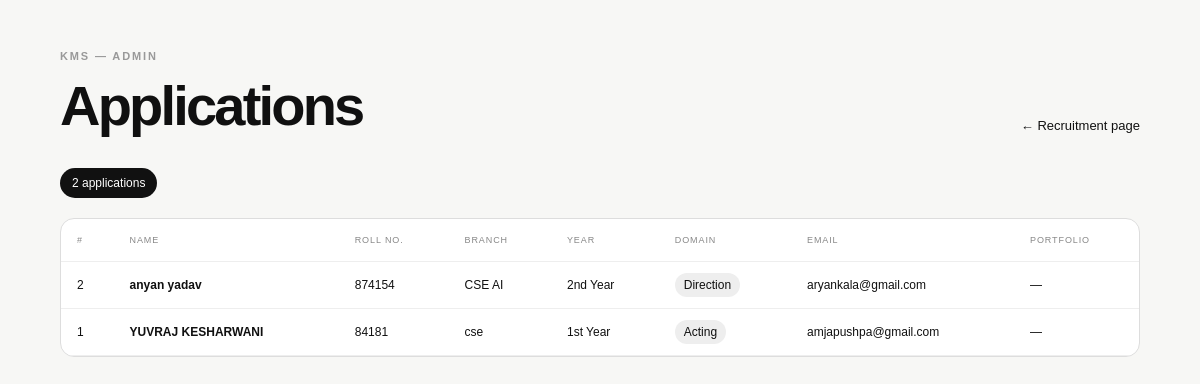
The page /admin on the database its author committed.
### tables this page shows
CREATE TABLE applications (
            id INTEGER PRIMARY KEY AUTOINCREMENT,
            name TEXT NOT NULL,
            roll_no TEXT NOT NULL,
            branch TEXT NOT NULL,
            year TEXT NOT NULL,
            email TEXT NOT NULL,
            phone TEXT NOT NULL,
            domain TEXT NOT NULL,
            reason TEXT NOT NULL,
            experience TEXT,
            portfolio TEXT,
            created_at TIMESTAMP DEFAULT CURRENT_TIMESTAMP
        );

### app.py (the view)
@app.route("/admin")
def admin():
    conn = get_db()
    applications = conn.execute(
        "SELECT * FROM applications ORDER BY id DESC"
    ).fetchall()
    conn.close()
    return render_template("admin.html", applications=applications)

### app.py (called while the page is built)
def get_db():
    os.makedirs("database", exist_ok=True)
    conn = sqlite3.connect(DB_PATH)
    conn.row_factory = sqlite3.Row
    return conn

### templates/admin.html (shortened to what this page needs)
<!doctype html>
<html lang="en">
<head>
<link rel="stylesheet" href="{{ url_for('static', filename='css/style.css') }}">
</head>
<body class="admin-page">
<div class="admin-wrap">
  <div class="admin-head">
    <div>
      <div class="eyebrow">KMS — ADMIN</div>
      <h1>Applications</h1>
    </div>
    <a href="/" class="back-link">← Recruitment page</a>
  </div>
  <div class="admin-stat">{{ applications|length }} application{{ '' if applications|length == 1 else 's' }}</div>
  <div class="table-wrap">
    <table>
      <thead><tr><th>#</th><th>Name</th><th>Roll No.</th><th>Branch</th><th>Year</th><th>Domain</th><th>Email</th><th>Portfolio</th></tr></thead>
      <tbody>
      {% for a in applications %}
        <tr>
          <td>{{ a.id }}</td><td><strong>{{ a.name }}</strong></td><td>{{ a.roll_no }}</td>
          <td>{{ a.branch }}</td><td>{{ a.year }}</td><td><span class="tag">{{ a.domain }}</span></td>
          <td>{{ a.email }}</td>
          <td>{% if a.portfolio %}<a href="{{ a.portfolio }}" target="_blank" rel="noopener">Open ↗</a>{% else %}—{% endif %}</td>
        </tr>
      {% else %}
        <tr><td colspan="8" class="empty">No applications yet.</td></tr>
      {% endfor %}
      </tbody>
    </table>
  </div>
</div>
</body>
</html>

### static/css/style.css (style rules this page uses)
* { box-sizing:border-box }
:root { --ink:#101010;--muted:#777;--line:#e6e6e6;--paper:#f7f7f5;--accent:#39df79; }
html { scroll-behavior:smooth }
body { margin:0;background:#e9e9e6;color:var(--ink);font-family:"DM Sans",Arial,sans-serif }
.eyebrow { font-size:11px;letter-spacing:.17em;font-weight:700;margin-bottom:18px;color:#999 }
h1,h2 { font-family:"Space Grotesk",Arial,sans-serif;letter-spacing:-.05em }
h1 { font-size:clamp(48px,6vw,88px);line-height:.94;margin:0 0 26px }
.admin-page { background:#f7f7f5 }
.admin-wrap { max-width:1400px;margin:auto;padding:50px 5vw }
.admin-head { display:flex;justify-content:space-between;align-items:end;margin-bottom:35px }
.admin-head h1 { font-size:56px;margin:0 }
.back-link { color:#111;text-decoration:none;font-size:13px }
.admin-stat { display:inline-block;background:#111;color:#fff;padding:8px 12px;border-radius:99px;font-size:12px;margin-bottom:20px }
.table-wrap { overflow:auto;background:#fff;border:1px solid #ddd;border-radius:14px }
table { border-collapse:collapse;width:100%;min-width:900px;font-size:12px }
th,td { text-align:left;padding:16px;border-bottom:1px solid #eee;white-space:nowrap }
th { color:#888;font-weight:500;text-transform:uppercase;font-size:9px;letter-spacing:.1em }
.tag { background:#eee;padding:5px 9px;border-radius:99px }

### rows shown on the page
applications: id "2", name "anyan yadav", roll_no "874154", branch "CSE AI", year "2nd Year", domain "Direction", email "aryankala@gmail.com"
applications: id "1", name "YUVRAJ KESHARWANI", roll_no "84181", branch "cse", year "1st Year", domain "Acting", email "amjapushpa@gmail.com"

### other values the page prints
{{ applications|length }} "2"
{{ '' if applications|length == 1 else 's' }} "s"
